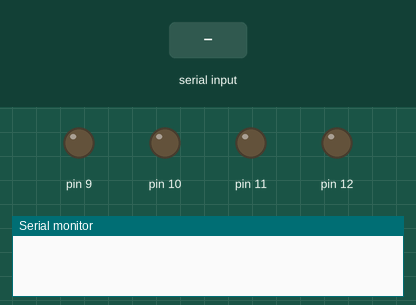
This sketch was run on a simulated Arduino Uno, built with avr-gcc and run on an emulated ATmega328P. Parts: output pins drawn as LEDs (lit = HIGH), the last lines printed to the serial monitor. Inputs (shaded band) come from the test bench.

Above: at 1.2 s.
1.3 s: "a" received over Serial
At 1.7 s:
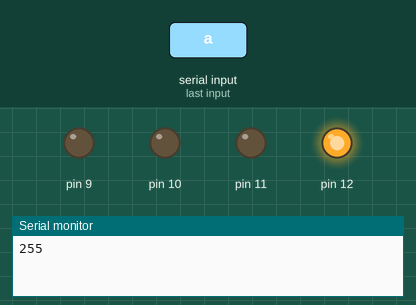
2.8 s: "b" received over Serial
At 4.0 s:
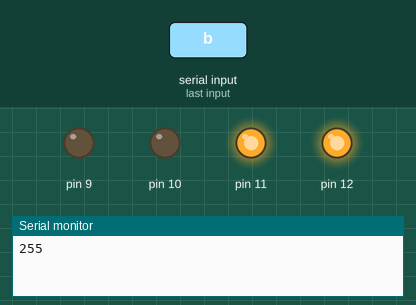
4.3 s: "c" received over Serial
At 5.1 s:
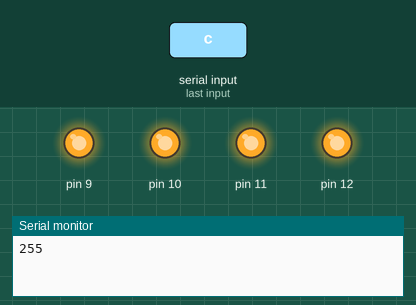
5.8 s: "h" received over Serial
At 6.3 s:
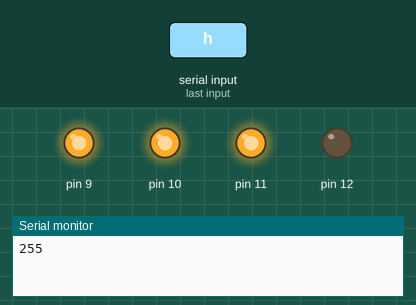
7.3 s: "i" received over Serial
At 8.5 s:
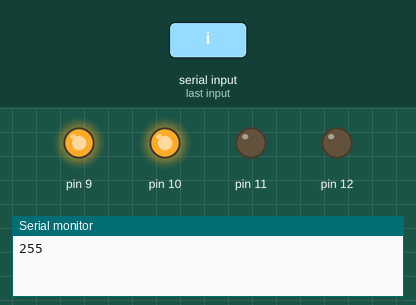
8.8 s: "j" received over Serial
At 9.8 s:
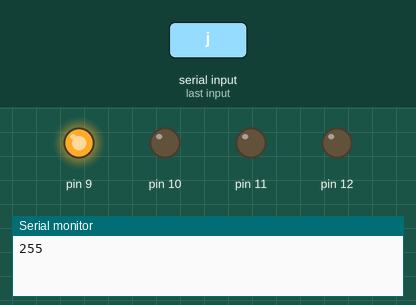
Timing chart, 0 to 11.3 s (numbered marks = the images above; inputs shaded):
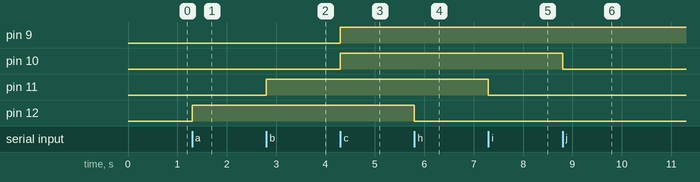

Measured:
- after the input at 1.3 s, pin 12: LOW → HIGH at once
- after the input at 2.8 s, pin 11: LOW → HIGH at once
- after the input at 4.3 s, pin 9, pin 10: LOW → HIGH at once
- after the input at 5.8 s, pin 12: HIGH → LOW at once
- after the input at 7.3 s, pin 11: HIGH → LOW at once
- after the input at 8.8 s, pin 10: HIGH → LOW at once

The sketch:

SimpleVibrationMoter.ino
```cpp
/*
 Name:		SimpleVibrationMoter.ino
 Created:	2020/05/09 22:44:47
 Author:	GanGanKamen
*/

int amperes[] = { 0,0,0,0 };
// the setup function runs once when you press reset or power the board
void setup() {
	Serial.begin(115200);
	pinMode(12, OUTPUT);
	pinMode(11, OUTPUT);
	pinMode(10, OUTPUT);
	pinMode(9, OUTPUT);
}

// the loop function runs over and over again until power down or reset
void loop() {
	GetSerial();
	GetVibrate();
}

void GetSerial() {
	if (Serial.available() > 0) {
		char receiveDataMasage = Serial.read();
		switch (receiveDataMasage)
		{
		default:
			break;
		case 'a':
			amperes[0] = 255;
			Serial.println(amperes[0]);
			break;
		case 'b':
			amperes[1] = 255;
			break;
		case 'c':
			amperes[2] = 255;
		case 'd':
			amperes[3] = 255;
			break;
		case 'h':
			amperes[0] = 0;
			break;
		case 'i':
			amperes[1] = 0;
			break;
		case 'j':
			amperes[2] = 0;
			break;
		case 'k':
			amperes[3] = 0;
			break;
		}
		Serial.flush();
	}
}

void GetVibrate() {
	analogWrite(12, amperes[0]);
	analogWrite(11, amperes[1]);
	analogWrite(10, amperes[2]);
	analogWrite(9, amperes[3]);
}
```
